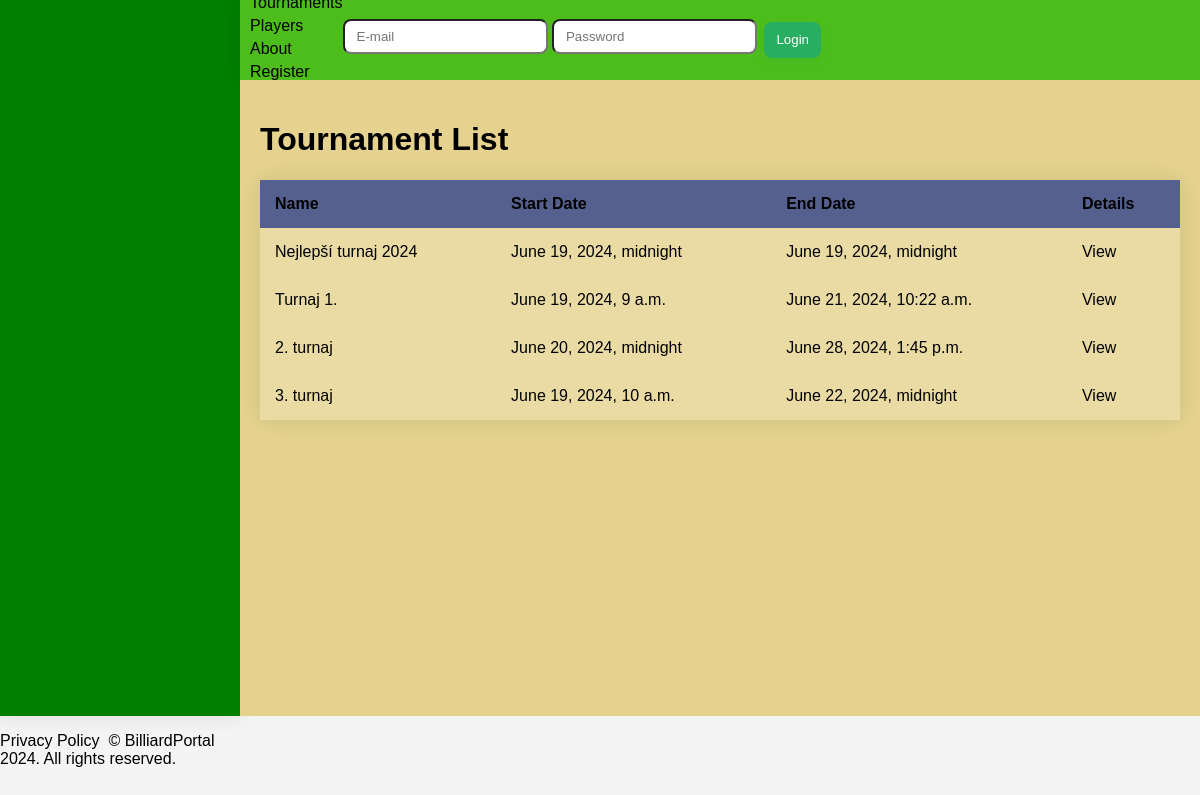
The app's page /tournament/ with its own data.
### tournaments/models.py (models this page shows, shortened)
class Tournament(models.Model):
    name = models.CharField(max_length=255)
    start_date = models.DateTimeField()
    end_date = models.DateTimeField()
    attachment = models.FileField(upload_to='attachments/', blank=True, null=True)
    organizers = models.ManyToManyField(Player, related_name='organized_tournaments')
    players = models.ManyToManyField(Player, related_name='participating_tournaments')

### tournaments/views.py (the view)
# urls.py: path('', TournamentListView.as_view(template_name="./tournament/tournament_list.html"), name='tournament_list'),
class TournamentListView(ListView):
    model = Tournament
    context_object_name = 'tournaments'
    def get_queryset(self):
        queryset = super().get_queryset()
        name = self.request.GET.get('name')
        start_date = self.request.GET.get('start_date')
        end_date = self.request.GET.get('end_date')
        if name:
            queryset = queryset.filter(name__icontains=name)
        if start_date:
            queryset = queryset.filter(start_date__gte=start_date)
        if end_date:
            queryset = queryset.filter(end_date__lte=end_date)
        return queryset

### templates/tournament/tournament_list.html (shortened to what this page needs)
{% extends "base.html" %}
{% block main_space %}
<h1>Tournament List</h1>
<table>
    <thead>
        <tr>
            <th>Name</th>
            <th>Start Date</th>
            <th>End Date</th>
            <th>Details</th>
        </tr>
    </thead>
    <tbody>
        {% for tournament in object_list %}
        <tr>
            <td>{{ tournament.name }}</td>
            <td>{{ tournament.start_date }}</td>
            <td>{{ tournament.end_date }}</td>
            <td><a href="{% url 'tournament_detail' tournament.pk %}">View</a>
            </td>
        </tr>
        {% endfor %}
    </tbody>
</table>
{% endblock main_space %}

### static/style.css (style rules this page uses)
body { height: 98vh; display: grid; grid-template-columns: 20vw 1fr; grid-template-rows: 10vh 1fr; font-family: Arial, sans-serif; margin: 0; background-color: #f4f4f4; }
a { color: black; text-decoration: none; }
table { width: 100%; border-collapse: collapse; overflow: hidden; box-shadow: 0 0 20px rgba(0, 0, 0, 0.1); margin-bottom: 20px; }
th, td { padding: 15px; background-color: rgba(255, 255, 255, 0.2); }
th { text-align: left; }
thead th { background-color: #55608f; }
tbody td { position: relative; }

### records on screen
Tournament: name "Nejlepší turnaj 2024", start_date "June 19, 2024, midnight", end_date "June 19, 2024, midnight"
Tournament: name "Turnaj 1.", start_date "June 19, 2024, 9 a.m.", end_date "June 21, 2024, 10:22 a.m."
Tournament: name "2. turnaj", start_date "June 20, 2024, midnight", end_date "June 28, 2024, 1:45 p.m."
Tournament: name "3. turnaj", start_date "June 19, 2024, 10 a.m.", end_date "June 22, 2024, midnight"
